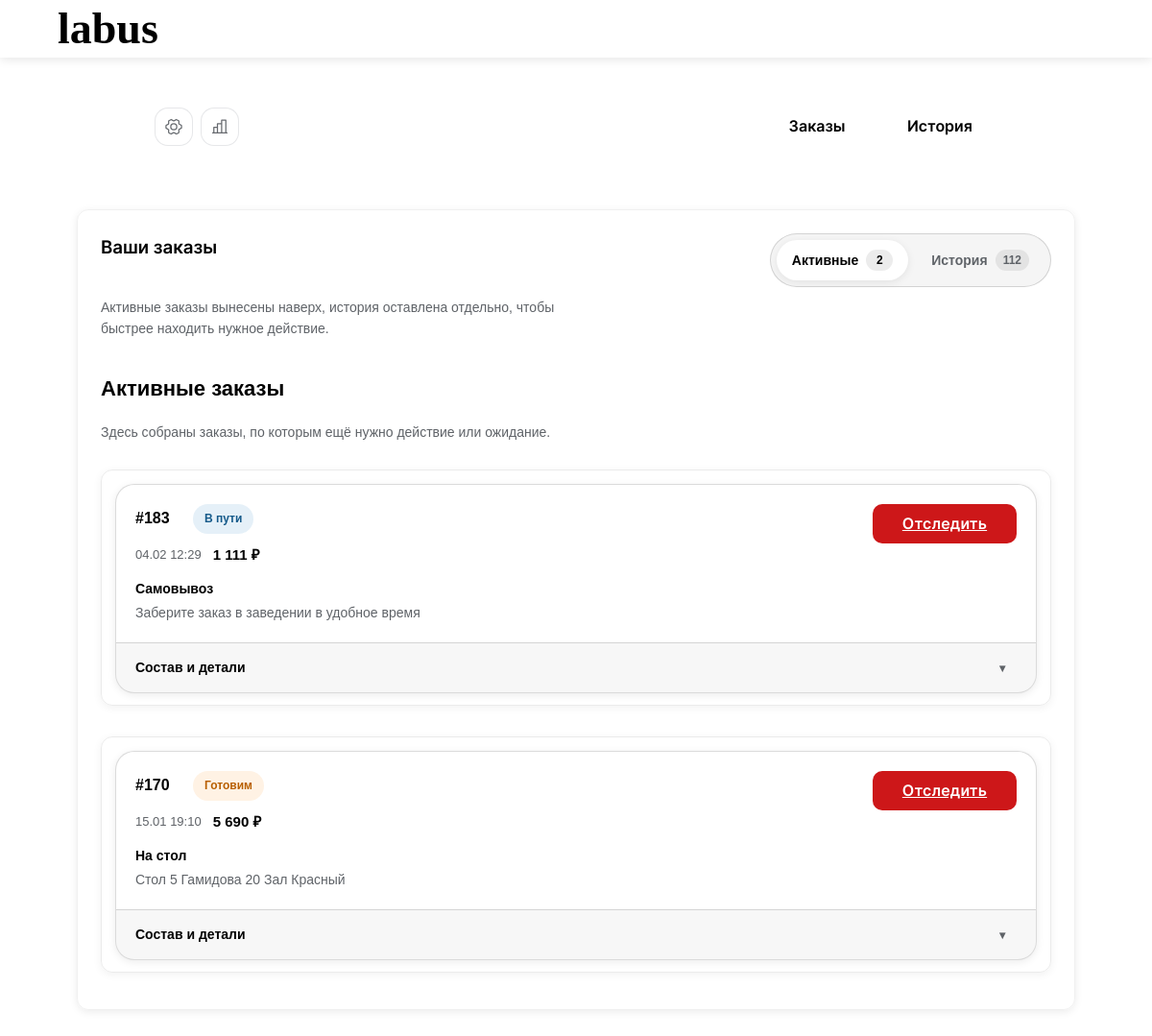
/customer_orders.php (signed in), run on the app's committed database.
### tables this page shows
CREATE TABLE IF NOT EXISTS orders (
  id INT NOT NULL AUTO_INCREMENT,
  user_id INT NOT NULL,
  items JSON NOT NULL,
  total DECIMAL(10,2) NOT NULL,
  tips DECIMAL(10,2) NOT NULL DEFAULT 0.00,
  status VARCHAR(50) NOT NULL DEFAULT 'Приём',
  delivery_type VARCHAR(100) DEFAULT 'bar',
  delivery_details VARCHAR(255) DEFAULT '',
  payment_method VARCHAR(32) NOT NULL DEFAULT 'cash',
  payment_id VARCHAR(100) DEFAULT NULL,
  payment_status VARCHAR(32) NOT NULL DEFAULT 'not_required',
  last_updated_by INT DEFAULT NULL,
  created_at TIMESTAMP NULL DEFAULT CURRENT_TIMESTAMP,
  updated_at TIMESTAMP NULL DEFAULT CURRENT_TIMESTAMP ON UPDATE CURRENT_TIMESTAMP,
  items_count INT GENERATED ALWAYS AS (json_length(`items`)) STORED,
  PRIMARY KEY (id),
  KEY idx_orders_status_created (status, created_at DESC),
  KEY idx_orders_user_created (user_id, created_at DESC),
  KEY idx_orders_updated_at (updated_at),
  KEY idx_orders_updater_status_created (last_updated_by, status, created_at DESC),
  KEY idx_orders_payment_id (payment_id),
  CONSTRAINT fk_orders_user
    FOREIGN KEY (user_id) REFERENCES users(id)
    ON DELETE RESTRICT,
  CONSTRAINT fk_orders_last_updated_by
    FOREIGN KEY (last_updated_by) REFERENCES users(id)
    ON DELETE SET NULL
);

### db.php (called while the page is built, shortened)
<?php
require_once __DIR__ . '/tenant_runtime.php';
class Database
{
    private $connection;
    private static $instance = null;
    private $preparedStatements = [];
    public static function getInstance()
    {
        if (self::$instance === null) {
            self::$instance = new self();
        }
        return self::$instance;
    }
    private function connect()
    {
        try {
            $this->tenantContext = tenant_runtime_require_resolved();
            $persistentEnv = getenv('DB_PDO_PERSISTENT');
            $usePersistent = filter_var($persistentEnv !== false ? $persistentEnv : '1', FILTER_VALIDATE_BOOLEAN);
            $dbHost = (string)($this->tenantContext['tenant_db_host'] ?? DB_HOST);
            $dbName = (string)($this->tenantContext['tenant_db_name'] ?? DB_NAME);
            $dbUser = (string)($this->tenantContext['tenant_db_user'] ?? DB_USER);
            $dbPass = (string)($this->tenantContext['tenant_db_pass'] ?? DB_PASS);
            $this->connection = new PDO(
                "mysql:host=" . $dbHost . ";dbname=" . $dbName . ";charset=utf8mb4",
                $dbUser,
                $dbPass,
                [
                    PDO::ATTR_ERRMODE => PDO::ERRMODE_EXCEPTION,
                    PDO::ATTR_DEFAULT_FETCH_MODE => PDO::FETCH_ASSOC,
                    PDO::ATTR_EMULATE_PREPARES => false,
                    PDO::ATTR_PERSISTENT => $usePersistent,
                    PDO::ATTR_TIMEOUT => 5,
                    PDO::MYSQL_ATTR_INIT_COMMAND => "SET NAMES utf8mb4 COLLATE utf8mb4_unicode_ci",
                    PDO::MYSQL_ATTR_USE_BUFFERED_QUERY => true,
                    PDO::MYSQL_ATTR_COMPRESS => true
                ]
            );
            $this->connection->exec("SET sql_mode=(SELECT REPLACE(@@sql_mode,'ONLY_FULL_GROUP_BY',''))");
            $this->connection->exec("SET time_zone='+03:00'");
        } catch (PDOException $e) {
            error_log("DB Connection Error: " . $e->getMessage());
            header('HTTP/1.1 503 Service Unavailable');
            die("Ошибка подключения к базе данных. Пожалуйста, попробуйте позже.");
        }
    }
    private function prepareCached($sql)
    {
        if (!isset($this->preparedStatements[$sql])) {
            $this->preparedStatements[$sql] = $this->connection->prepare($sql);
        }
        return $this->preparedStatements[$sql];
    }
    public function getUserOrders($userId)
    {
        try {
            $stmt = $this->prepareCached("
                SELECT o.id, o.items, o.total, o.status, o.delivery_type, o.delivery_details,
                       o.created_at, o.updated_at, o.last_updated_by,
                       u.name as user_name, u.phone as user_phone,
                       updater.name as updater_name
                FROM orders o
                JOIN users u ON o.user_id = u.id
                LEFT JOIN users updater ON o.last_updated_by = updater.id
                WHERE o.user_id = :user_id
                ORDER BY o.created_at DESC
            ");
            $stmt->execute([':user_id' => $userId]);
            $orders = $stmt->fetchAll();
            foreach ($orders as &$order) {
                $order['items'] = json_decode($order['items'], true);
            }
            return $orders;
        } catch (PDOException $e) {
            error_log("getUserOrders Error: " . $e->getMessage());
            return [];
        }
    }
    public function close()
    {
        $this->connection = null;
        self::$instance = null;
    }
}
?>

### tenant_runtime.php (called while the page is built, shortened)
<?php
function tenant_normalize_host(?string $host): string
{
    $host = trim((string)$host);
    return strtolower(trim($host));
}
function tenant_current_host(): string
{
    $candidates = [
        $_SERVER['HTTP_HOST'] ?? null,
        $_SERVER['SERVER_NAME'] ?? null,
        getenv('APP_HOST') ?: null,
    ];
    foreach ($candidates as $candidate) {
        $normalized = tenant_normalize_host($candidate);
        if ($normalized !== '') {
            $host = $normalized;
            return $host;
        }
    }
    $host = '';
    return $host;
}
function tenant_current_scheme(): string
{
    $forwardedProto = strtolower((string)($_SERVER['HTTP_X_FORWARDED_PROTO'] ?? ''));
    return 'http';
}
function tenant_build_base_url(string $host): string
{
    return tenant_current_scheme() . '://' . $host;
}
function tenant_legacy_context(): array
{
    $host = tenant_current_host();
    $providerHost = $host !== '' ? $host : (tenant_provider_hosts()[0] ?? 'menu.labus.pro');
    $tenantDbHost = defined('TENANT_DB_HOST') ? (string)TENANT_DB_HOST : (defined('DB_HOST') ? (string)DB_HOST : '127.0.0.1');
    return [
        'state' => 'resolved',
        'mode' => 'provider',
        'tenant_id' => 0,
        'brand_slug' => 'labus',
        'tenant_db_host' => $tenantDbHost,
        'tenant_db_name' => (string)DB_NAME,
        'tenant_db_user' => (string)DB_USER,
        'tenant_db_pass' => (string)DB_PASS,
        'current_host' => $providerHost,
        'primary_host' => $providerHost,
        'base_url' => tenant_build_base_url($providerHost),
        'primary_base_url' => tenant_build_base_url($providerHost),
        'cookie_domain' => '',
        'is_provider' => true,
        'control_db_enabled' => false,
        'resolved_from' => 'legacy',
    ];
}

### partials/customer_orders_account_sections.php (the view, shortened to what this page needs)
<?php
$orders = $db->getUserOrders($_SESSION['user_id']);
$orderView = ($orderView ?? 'active') === 'history' ? 'history' : 'active';
$activeStatuses = ['Приём', 'готовим', 'доставляем'];
$historyStatuses = ['завершён', 'отказ'];
$deliveryTypeLabels = [
    'takeaway' => 'Самовывоз',
    'delivery' => 'Доставка',
    'table' => 'На стол',
    'bar' => 'К стойке бара',
];
$statusTitles = [
    'Приём' => 'Принят',
    'готовим' => 'Готовим',
    'доставляем' => 'В пути',
    'завершён' => 'Завершён',
    'отказ' => 'Отказ',
];
$statusToneMap = [
    'Приём' => 'is-intake',
    'готовим' => 'is-cooking',
    'доставляем' => 'is-delivery',
    'завершён' => 'is-done',
    'отказ' => 'is-cancelled',
];
$activeOrders = array_values(array_filter($orders, static fn($order) => in_array($order['status'], $activeStatuses, true)));
$historyOrders = array_values(array_filter($orders, static fn($order) => in_array($order['status'], $historyStatuses, true)));
$getDeliveryTitle = static function (array $order) use ($deliveryTypeLabels): string {
    $type = (string)($order['delivery_type'] ?? '');
    return $deliveryTypeLabels[$type] ?? ucfirst($type ?: 'Заказ');
};
$getDeliveryDetail = static function (array $order): string {
    $type = (string)($order['delivery_type'] ?? '');
    $raw = trim((string)($order['delivery_details'] ?? ''));
    if ($type === 'table' && $raw !== '') {
        return 'Стол ' . $raw;
    }
    if ($type === 'bar') {
        return 'Выдача у барной стойки';
    }
    if ($type === 'takeaway') {
        return 'Заберите заказ в заведении в удобное время';
    }
    if ($raw !== '') {
        return $raw;
    }
    return $type === 'delivery'
        ? 'Адрес доставки уточняется'
        : 'Детали выдачи появятся после обновления статуса';
};
$renderOrderCard = static function (array $order, bool $isHistory) use ($getDeliveryTitle, $getDeliveryDetail, $statusTitles, $statusToneMap): void {
    $status = (string)($order['status'] ?? '');
    $statusTitle = $statusTitles[$status] ?? $status;
    $statusTone = $statusToneMap[$status] ?? '';
    $deliveryTitle = $getDeliveryTitle($order);
    $deliveryDetail = $getDeliveryDetail($order);
    $createdAt = date('d.m H:i', strtotime((string)($order['created_at'] ?? 'now')));
    $total = number_format((float)($order['total'] ?? 0), 0, '.', ' ') . ' ₽';
    $detailsId = 'order-items-' . (int)$order['id'];
    ?>
    <article class="order-item order-item--customer <?= $isHistory ? 'order-item--history' : 'order-item--active' ?>"
             data-order-id="<?= (int)$order['id'] ?>"
             data-status="<?= htmlspecialchars($status) ?>">
        <div class="customer-order-card">
            <div class="customer-order-summary">
                <div class="customer-order-primary">
                    <div class="customer-order-topline">
                        <span class="order-id">#<?= (int)$order['id'] ?></span>
                        <span class="order-status-chip <?= htmlspecialchars($statusTone) ?>"><?= htmlspecialchars($statusTitle) ?></span>
                    </div>
                    <div class="customer-order-meta">
                        <span class="order-date"><?= htmlspecialchars($createdAt) ?></span>
                        <span class="order-total"><?= htmlspecialchars($total) ?></span>
                    </div>
                    <div class="customer-order-delivery">
                        <span class="customer-order-delivery-type"><?= htmlspecialchars($deliveryTitle) ?></span>
                        <span class="customer-order-delivery-detail"><?= htmlspecialchars($deliveryDetail) ?></span>
                    </div>
                </div>
                <div class="customer-order-actions-top">
                    <?php if ($isHistory): ?>
                        <form class="repeat-order-form" data-order-id="<?= (int)$order['id'] ?>">
                            <input type="hidden" name="action" value="repeat_order">
                            <input type="hidden" name="order_id" value="<?= (int)$order['id'] ?>">
                            <input type="hidden" name="csrf_token" value="<?= htmlspecialchars($_SESSION['csrf_token']) ?>">
                            <button type="submit" class="checkout-btn customer-order-action"
                                    title="Добавить все товары из этого заказа в корзину">
                                Повторить
                            </button>
                        </form>
                    <?php else: ?>
                        <a href="order-track.php?id=<?= (int)$order['id'] ?>" class="checkout-btn customer-order-action"
                           title="Отследить статус заказа">
                            Отследить
                        </a>
                    <?php endif; ?>
                </div>
            </div>
            <button type="button" class="customer-order-expand" data-toggle-order aria-controls="<?= htmlspecialchars($detailsId) ?>" aria-expanded="false">
                <span class="customer-order-expand-text">Состав и детали</span>
                <span class="order-toggle-icon" aria-hidden="true"></span>
            </button>
        </div>
    </article>
    <?php
};
?>
<div class="account-sections">
    <section class="account-section customer-orders-section">
        <div class="customer-orders-header">
            <div class="customer-orders-heading">
                <h3>Ваши заказы</h3>
                <p class="customer-orders-subtitle">Активные заказы вынесены наверх, история оставлена отдельно, чтобы быстрее находить нужное действие.</p>
            </div>
            <div class="customer-orders-switch" role="tablist" aria-label="Переключение списка заказов">
                <button type="button"
                        class="customer-orders-switch-btn <?= $orderView === 'active' ? 'active' : '' ?>"
                        data-order-view="active"
                        aria-pressed="<?= $orderView === 'active' ? 'true' : 'false' ?>">
                    Активные
                    <span class="customer-orders-switch-count"><?= count($activeOrders) ?></span>
                </button>
                <button type="button"
                        class="customer-orders-switch-btn <?= $orderView === 'history' ? 'active' : '' ?>"
                        data-order-view="history"
                        aria-pressed="<?= $orderView === 'history' ? 'true' : 'false' ?>">
                    История
                    <span class="customer-orders-switch-count"><?= count($historyOrders) ?></span>
                </button>
            </div>
        </div>
        <?php if (empty($orders)): ?>
            <div class="customer-orders-empty">
                <h4>Заказов пока нет</h4>
                <p>Когда появится первый заказ, здесь можно будет быстро отследить статус или повторить удачный сценарий.</p>
                <a href="menu.php" class="checkout-btn customer-order-action">Открыть меню</a>
            </div>
        <?php else: ?>
            <div class="customer-orders-view <?= $orderView === 'active' ? 'active' : '' ?>" data-orders-view="active">
                <div class="customer-orders-group-head">
                    <h4>Активные заказы</h4>
                    <p>Здесь собраны заказы, по которым ещё нужно действие или ожидание.</p>
                </div>
                <?php if (empty($activeOrders)): ?>
                    <div class="customer-orders-empty customer-orders-empty--compact">
                        <p>Сейчас нет активных заказов. Все текущие заказы уже завершены или отменены.</p>
                    </div>
                <?php else: ?>
                    <div class="customer-orders-list customer-orders-list--active">
                        <?php foreach ($activeOrders as $order): ?>
                            <?php $renderOrderCard($order, false); ?>
                        <?php endforeach; ?>
                    </div>
                <?php endif; ?>
            </div>
        <?php endif; ?>
    </section>
</div>

### data on the page
orders: id "183", status "В пути", created_at "04.02 12:29", total "1 111 ₽", delivery_type "Самовывоз", delivery_type "Заберите заказ в заведении в удобное время"
orders: id "170", status "Готовим", created_at "15.01 19:10", total "5 690 ₽", delivery_type "На стол", delivery_details "Стол 5 Гамидова 20 Зал Красный"

### other printed values
$projectName "labus"
count($activeOrders) "2"
count($historyOrders) "112"
